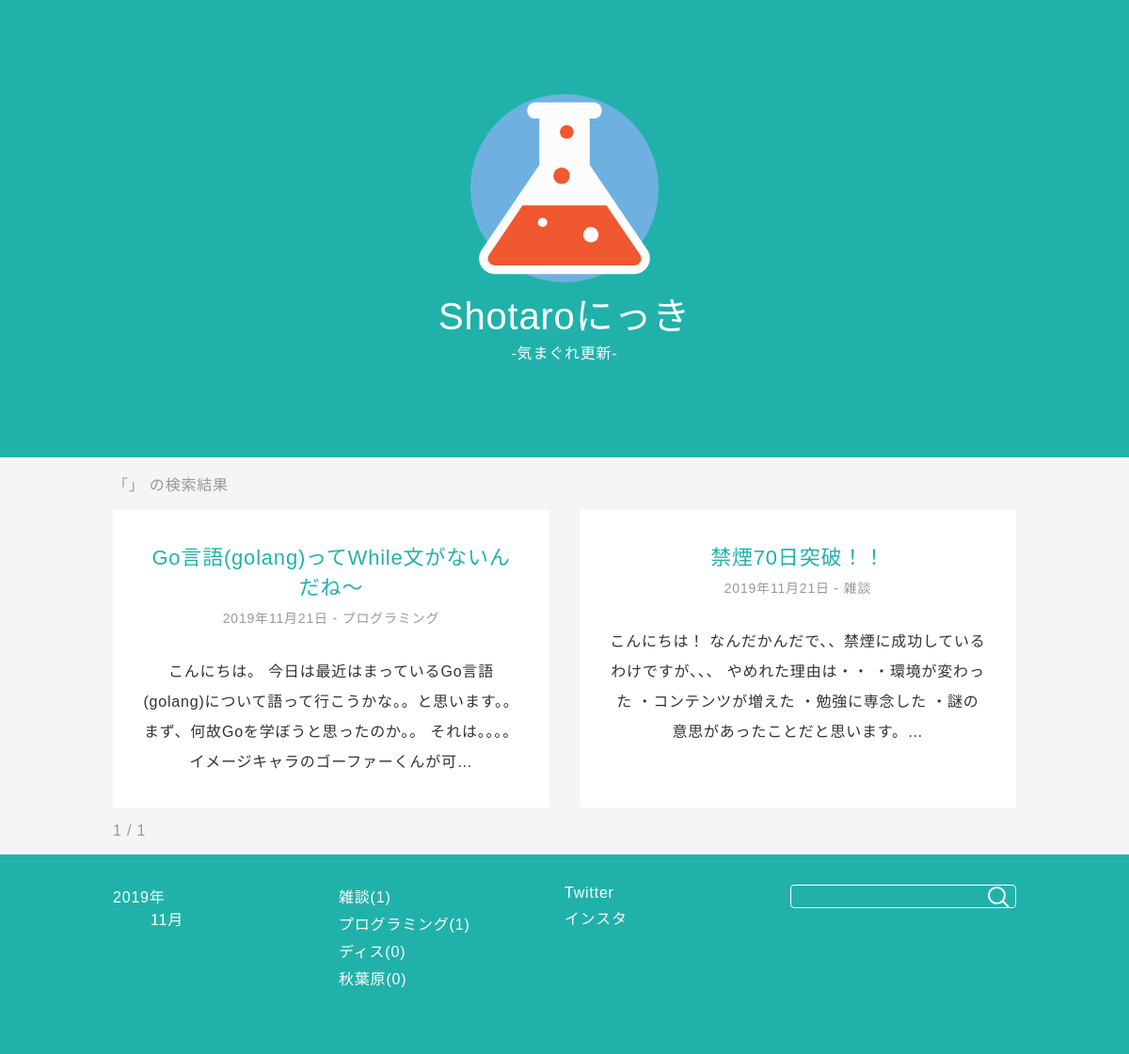
The app's page /search/ with its own data.
### blog/models.py (models this page shows, shortened)
class Diary(models.Model):
    title = models.CharField('タイトル', max_length=32)
    text = models.TextField('本文')
    category = models.ForeignKey(Category, on_delete=models.PROTECT, verbose_name='カテゴリ')
    created_at = models.DateTimeField('作成日', default=timezone.now)
    objects = DiaryQuerySet.as_manager()

class Category(models.Model):
    name = models.CharField('タイトル', max_length=255)
    def __str__(self):
        return self.name

### blog/views.py (the view)
# urls.py: path('search/', views.DiarySearchList.as_view(), name='search'),
class DiarySearchList(DiaryMixin, generic.ArchiveIndexView):
    def get_queryset(self):
        queryset = super().get_queryset()
        self.request.form = form = DiarySearchForm(self.request.GET)
        form.is_valid()
        self.key_word = key_word = form.cleaned_data['key_word']
        if key_word:
            queryset = queryset.filter(Q(title__icontains=key_word) | Q(text__icontains=key_word))
        return queryset.select_related('category')
    def get_context_data(self, **kwargs):
        context = super().get_context_data(**kwargs)
        context['heading'] = '「{}」 の検索結果'.format(self.key_word)
        return context

### blog/forms.py
class DiarySearchForm(forms.Form):
    key_word = forms.CharField(
        label='検索キーワード',
        required=False,
    )

### blog/models.py (called while the page is built)
    def published(self):
        return self.filter(created_at__lte=timezone.now())

### blog/templatetags/blog.py (called while the page is built)
@register.inclusion_tag('blog/includes/month_links.html')
def render_month_links():
    return {
        'dates': Diary.objects.published().dates('created_at', 'month', order='DESC'),
    }

@register.inclusion_tag('blog/includes/category_links.html')
def render_category_links():
    return {
        'category_list': Category.objects.annotate(diary_count=Count('diary'))
    }

@register.inclusion_tag('blog/includes/search_form.html')
def render_search_form(request):
    if hasattr(request, 'form'):
        form = request.form
    else:
        form = DiarySearchForm(request.GET)
    return {'search_form': form}

### blog/templates/blog/diary_list.html (shortened to what this page needs)
{% extends 'blog/base_site.html' %}
{% load blog %}
{% block content %}
    <section id="diary-list" class="container">
        <h1 class="section-title">{{ heading }}</h1>
        {% for diary in object_list %}
            <article class="diary">
                <a href="{% url 'blog:detail' diary.pk %}">
                    <h2 class="diary-title">{{ diary.title }}</h2>
                    <p class="meta">
                        <time datetime="{{ diary.created_at | date:'Y-m-d' }}">{{ diary.created_at | date:'Y年n月j日' }}</time>
                        -
                        {{ diary.category }}
                    </p>
                    <div class="contents">
                        <p>
                            {{ diary.text | truncatechars:100 }}
                        </p>
                    </div>
                </a>
            </article>
        {% empty %}
            <p>記事が見つかりませんでした。</p>
        {% endfor %}
        <nav id="page">
            <span id="page-info">{{ page_obj.number }} / {{ page_obj.paginator.num_pages }}</span>
        </nav>
    </section>
{% endblock %}

### blog/templates/blog/includes/category_links.html
<ul>
    {% for category in category_list %}
        <li><a href="{% url 'blog:category' category.pk %}">{{ category }}({{ category.diary_count }})</a></li>
    {% endfor %}
</ul>

### blog/static/blog/style.css (style rules this page uses)
* { margin: 0; }
html { background-color: #f5f5f5; }
body { font-family: "Noto Sans JP", sans-serif; font-size: 14px; font-weight: 300; color: #333; letter-spacing: 0.05em; }
@media (min-width: 768px) { body { font-size: 16px; } }
a { color: #20B2AA; text-decoration: none; }
li { margin-bottom: 5px; }
input[type=text] { width: 100%; font-family: "Noto Sans JP", sans-serif; padding: 4px 8px; box-sizing: border-box; border-radius: 4px; border: solid 1px #fff; background-color: transparent; color: #fff; }
.container { padding: 0 8px; }
@media (min-width: 1024px) { .container { padding: 0 32px; box-sizing: border-box; width: 1024px; margin: 0 auto; } }
.diary { background-color: #fff; padding: 32px; box-sizing: border-box; text-align: center; margin-bottom: 32px; }
.diary > a { display: block; width: 100%; height: 100%; }
.diary-title { margin-bottom: 8px; font-size: 22px; font-weight: 300; color: #20B2AA; }
.meta { margin-bottom: 32px; color: #999; font-size: 14px; }
.contents > p { color: #333; line-height: 2; margin-bottom: 2em; }
.contents > p:last-of-type { margin-bottom: 0; }
#site-footer ul { list-style-type: none; }
#site-footer a { color: #fff; }
#footer-container > * { margin-bottom: 32px; }
#footer-container > ul { padding: 0; }
.section-title, .back { font-weight: 300; font-size: 16px; color: #999; padding: 16px 0; }
nav#page { margin-top: -16px; margin-bottom: 16px; }
nav#page > * { margin-right: 20px; color: #999; }
@media (min-width: 1024px) { #diary-list { display: grid; grid-template-columns: 1fr 1fr; grid-column-gap: 32px; column-gap: 32px; } }
@media (min-width: 1024px) { #diary-list > * { grid-column: 1/-1; } }
@media (min-width: 1024px) { #diary-list > article { grid-column: auto; } }

### records on screen
Diary: title "Go言語(golang)ってWhile文がないんだね〜", created_at "2019年11月21日", category "プログラミング", text "こんにちは。 今日は最近はまっているGo言語(golang)について語って行こうかな。。と思います。。 まず、何故Goを学ぼうと思ったのか。。 それは。。。。イメージキャラのゴーファーくんが可…"
Diary: title "禁煙70日突破！！", created_at "2019年11月21日", category "雑談", text "こんにちは！ なんだかんだで、、禁煙に成功しているわけですが、、、 やめれた理由は・・ ・環境が変わった ・コンテンツが増えた ・勉強に専念した ・謎の意思があったことだと思います。…"
Category: name "雑談", diary_count "1"
Category: name "プログラミング", diary_count "1"
Category: name "ディス", diary_count "0"
Category: name "秋葉原", diary_count "0"

### other values on screen
{{ heading }} "「」 の検索結果"
{{ page_obj.number }} "1"
{{ page_obj.paginator.num_pages }} "1"
{{ month.grouper }} "2019"
{{ d|date:'F' }} "11月"
